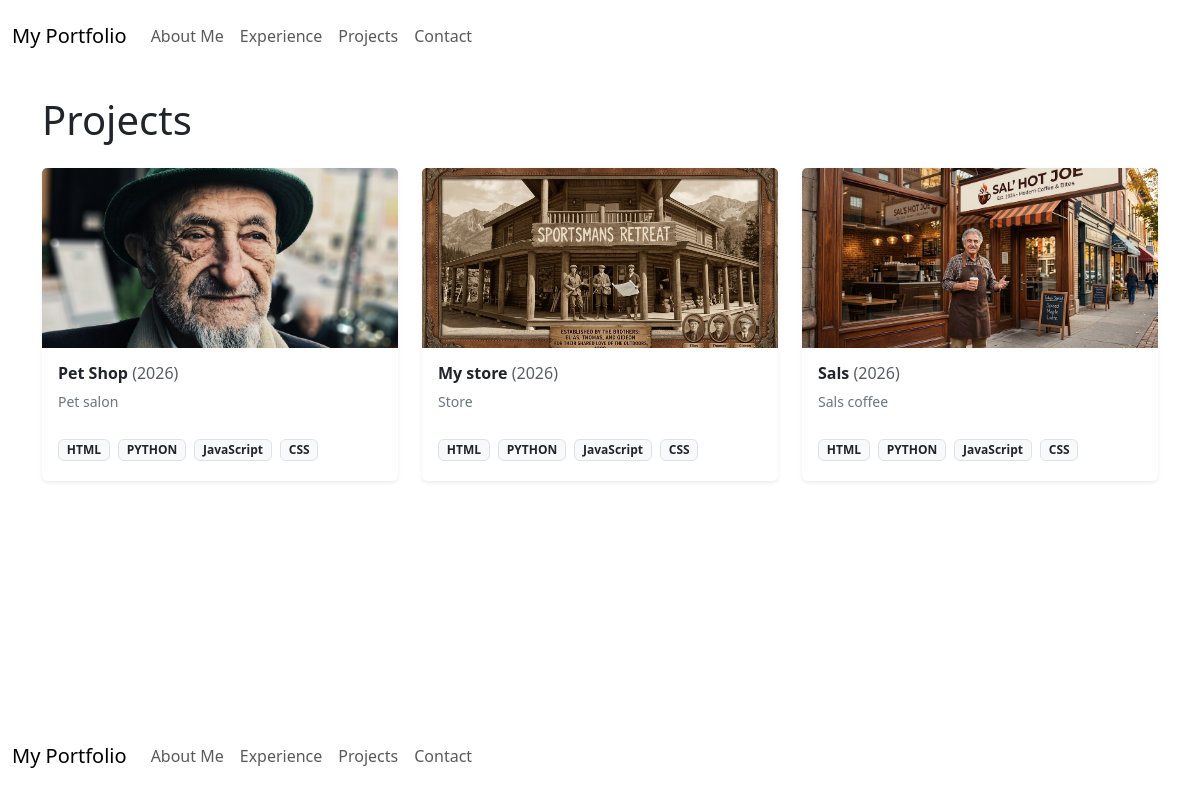
The page /projects/ on the database as committed earlier.
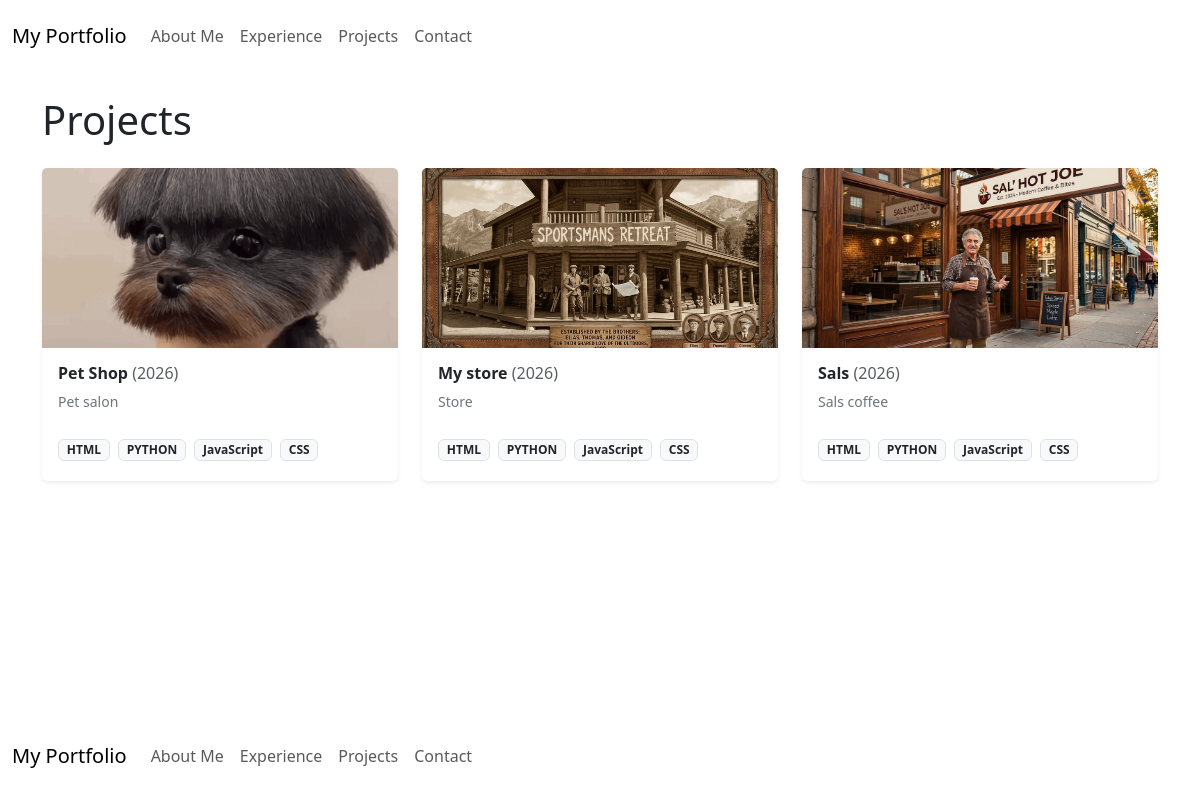
The same page on the database as committed later.
### projects/models.py (models this page shows, shortened)
class Project(models.Model):
  name = models.CharField(max_length=50)
  description = models.TextField()
  year = models.IntegerField()
  image = models.ImageField(upload_to='projectsImg/')
  repository = models.URLField()
  skills = models.ManyToManyField("Skill")

class Skill(models.Model):
  name = models.CharField(max_length = 50)

### projects/views.py (the view)
# urls.py: path('projects/', views.projects_view, name= 'projects'),
def projects_view(request):
  projects_list = Project.objects.all().order_by('-year')
  context = {"projects": projects_list}
  return render(request, "projects/projects.html", context)

### templates/projects/projects.html (shortened to what this page needs)
{% extends "base.html" %}
{% load static %}
{% block content %}
<div class="container my-4">
  <h1 class="mb-4">Projects</h1>
  <div class="row row-cols-1 row-cols-md-2 row-cols-lg-3 g-4">
    {% for project in projects %}
      <div class="col">
        <div class="card h-100 shadow-sm border-0">
          <a href="{{ project.repository }}" target="_blank" rel="noopener noreferrer">
            <img
              src="{{ project.image.url }}"
              class="card-img-top"
              alt="{{ project.name }}"
              style="height: 180px; object-fit: cover;"
            >
          </a>
          <div class="card-body d-flex flex-column">
            <h5 class="card-title fs-6 fw-bold">
              <a href="{{ project.repository }}" class="text-decoration-none text-dark" target="_blank" rel="noopener noreferrer">
                {{ project.name }} <span class="text-muted fw-normal">({{ project.year }})</span>
              </a>
            </h5>
            <p class="card-text text-secondary small flex-grow-1">
              {{ project.description }}
            </p>
            <div class="mt-2">
              {% for skill in project.skills.all %}
                <span class="badge bg-light text-dark border me-1 mb-1">{{ skill.name }}</span>
              {% endfor %}
            </div>
          </div>
        </div>
      </div>
    {% endfor %}
  </div>
</div>
{% endblock content %}

### templates/base.html (shortened to what this page needs)
{% load static %}
<!DOCTYPE html>
<html lang="en">
<head>
  <link rel="stylesheet" href="{% static 'css/base.css' %}">
  <link rel="stylesheet" href="{% static 'css/header.css' %}">
  <link rel="stylesheet" href="{% static 'css/footer.css' %}">
  <link rel="stylesheet" href="{% static 'css/section.css' %}">
  <link rel="stylesheet" href="{% static 'css/responsive.css' %}">
  <link href="https://cdn.jsdelivr.net/npm/bootstrap@5.3.8/dist/css/bootstrap.min.css" rel="stylesheet">
</head>
<body>
  <header class="navbar"  >
    <nav class="navbar navbar-expand-lg navbar-nav" >
  <div class="container-fluid">
    <a class="navbar-brand" href="#">My Portfolio</a>
    <div class="collapse navbar-collapse" id="navbarNav">
      <ul class="navbar-nav">
        <li class="nav-item">
          <a class="nav-link" aria-current="page" href="{% url 'about_me' %}">About Me</a>
        </li>
        <li class="nav-item">
          <a class="nav-link" href="{% url 'experience' %}">Experience</a>
        </li>
        <li class="nav-item">
          <a class="nav-link" href="{% url 'projects' %}">Projects</a>
        </li>
        <li class="nav-item">
          <a class="nav-link" href="{% url 'contact' %}">Contact</a>
        </li>
      </ul>
    </div>
  </div>
</nav>
  </header>
    <main>
      {% block content %}
      {% endblock content %}
    </main>
    <footer class="fixed-bottom py-3">
            <nav class="navbar navbar-expand-lg navbar-nav ms-auto flex-row" >
  <div class="container-fluid">
    <a class="navbar-brand" href="#">My Portfolio</a>
    <div class="collapse navbar-collapse" id="navbarNav">
      <ul class="navbar-nav">
        <li class="nav-item">
          <a class="nav-link" aria-current="page" href="{% url 'about_me' %}">About Me</a>
        </li>
        <li class="nav-item">
          <a class="nav-link" href="{% url 'experience' %}">Experience</a>
        </li>
        <li class="nav-item">
          <a class="nav-link" href="{% url 'projects' %}">Projects</a>
        </li>
        <li class="nav-item">
          <a class="nav-link" href="{% url 'contact' %}">Contact</a>
        </li>
      </ul>
    </div>
  </div>
</nav>
    </footer>
</body>
</html>

Rows that differ between the two databases and show on the page:
changed Project "Pet Shop": image: a different picture
